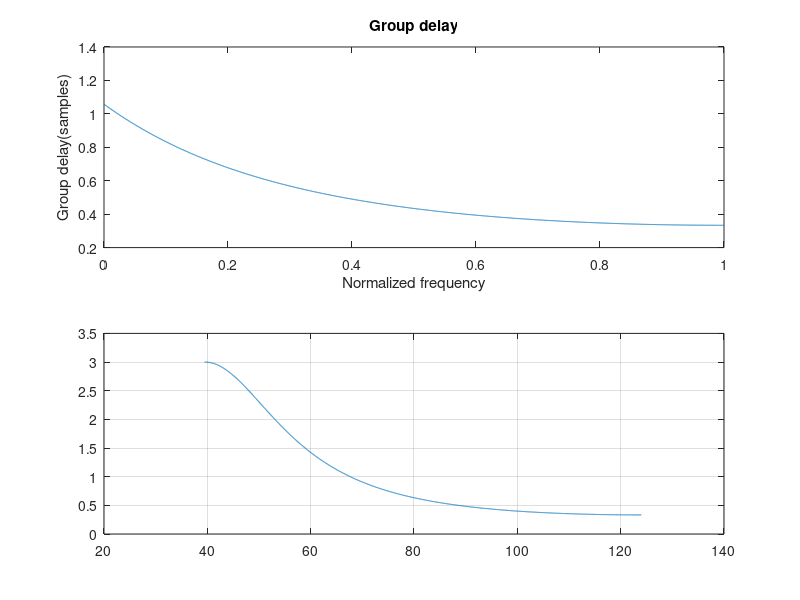
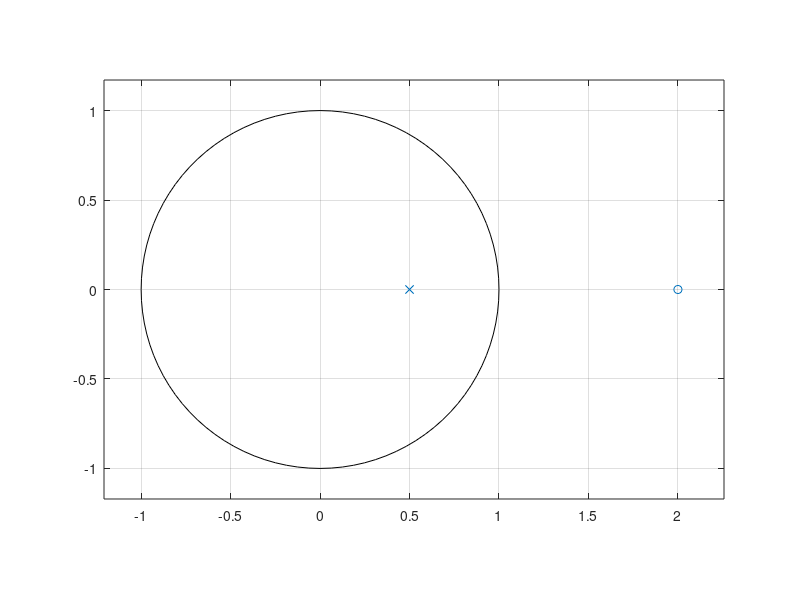
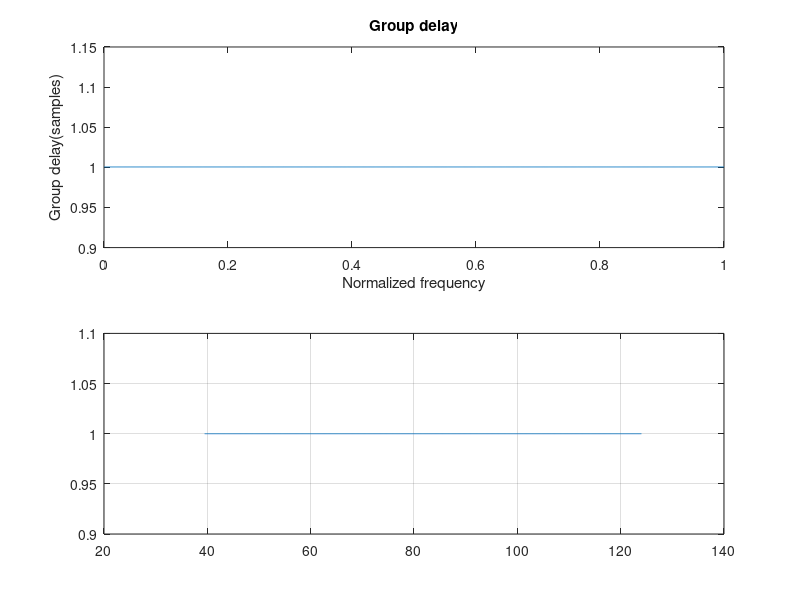
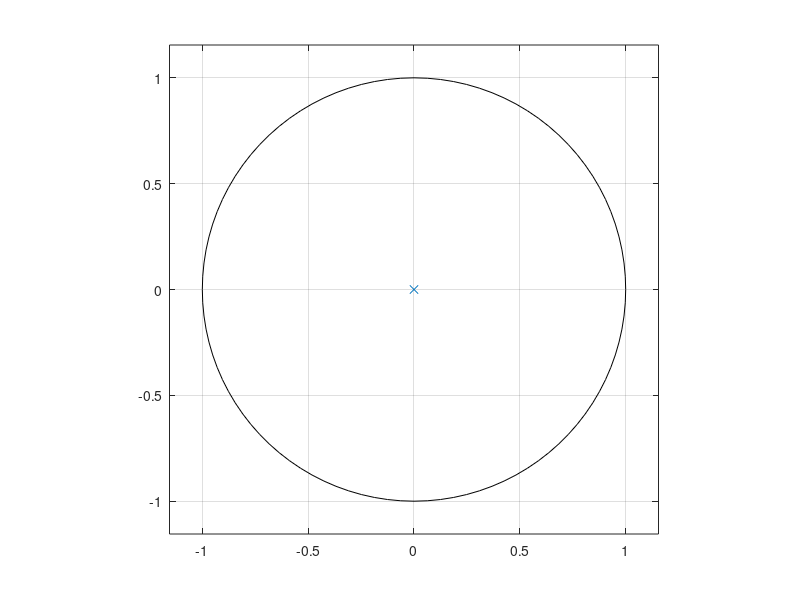

Write the MATLAB code that produced these figures, in order.
% Mayank Sanganeria / Lab 9-2


N=1:1/(2048-1):pi;                  %getting the Ns
rho=-0.5:0.5:0.5;                   %having a rho matrix
for i=1:3
    b=[rho(i) 1];                   
    a=[1 rho(i)];    
    figure(2*i-1);
    subplot(2,1,1);
    [H,W]=freqz( b, a, N);          %not plotting - getting filter
    H_angle = angle(H);             %getting the angular component
    
    H_diff = -diff(H_angle);        %differentiating the angular component
    x_axis=(1:length(H_diff))/length(H_diff);  %x-axis normalizing
    plot(x_axis,2048*H_diff);        %plotting
    title('Group delay');
    xlabel('Normalized frequency');ylabel('Group delay(samples)');
    subplot(2,1,2);
    grpdelay(b,a,N);                 %using grpdelay
    figure(2*i);
    zplane(b,a);                   %plotting poles and zeros
end